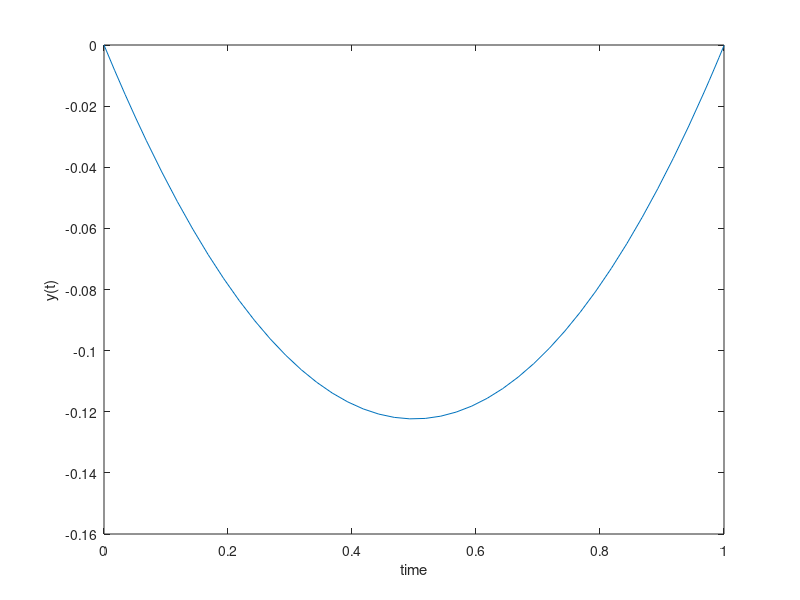

Recreate this plot in MATLAB.
%exercise 1
clc
clear all
close all


ra = 0; % initial value
s(1) = -1.0; % first guess for derivative
s(2) = -2.0; % second guess for derivative
target_value = 0; % target value

f = @(tt,yy) [yy(2);(1-2*yy(1)^2)]; % 1st order ODEs
g = @(r) (r-target_value); % boundary condition

for i=2:200
    [t,y] = ode45(f,[0 1],[ra; s(i)]);
    rb(i) = y(end,1);
    
    if abs(g(rb(i)))<0.001 % quit for loop if accuracy reached
        break
    end;
    
    s(i+1) = s(i)-g(rb(i))*(s(i)-s(i-1))/(g(rb(i))-g(rb(i-1))); % newton method
end;

plot(t,y(:,1))
xlabel('time')
ylabel('y(t)')


%exerceise 2

A = [3 -3 0 0 0; 1 7 -7 0 0;0 1 11 -11 0;0 1 15 -15 0;0 0 20 0 0]
B = [0;0;0;0;1140]

Y = inv(A)*B


